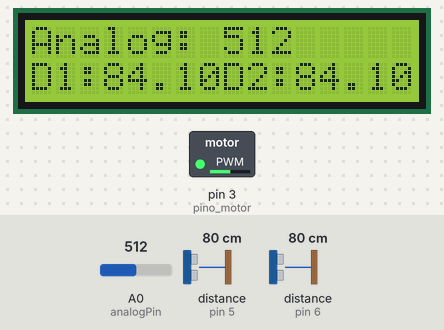
A sketch run on a simulated Arduino Uno, built with avr-gcc and run on an emulated ATmega328P. On the bench: 16×2 character LCD, switched loads named in the sketch (green lamp = pin HIGH). Wiring (inferred from the names in the program): 2 × ultrasonic range finder: trigger pin 4, echo pin 5 / trigger pin 7, echo pin 6. Inputs (shaded band) come from the test bench; at power-on: A0 (analogPin) = 512, distance to the obstacle (sensors on pin 5, pin 6) 80 cm. The echo pulse lasts 58.3 µs per cm; pins used as bus, display or sensor lines are not drawn; what the sketch prints to the serial monitor is not drawn.

Above: at 1.3 s.
1.4 s: A0 (analogPin) set to 716
At 3.2 s:
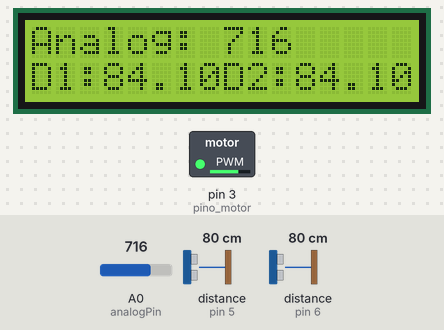
3.7 s: A0 (analogPin) set to 90
At 6.5 s:
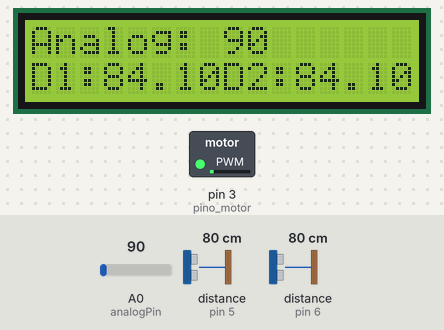
6.8 s: A0 (analogPin) set to 0
At 7.9 s:
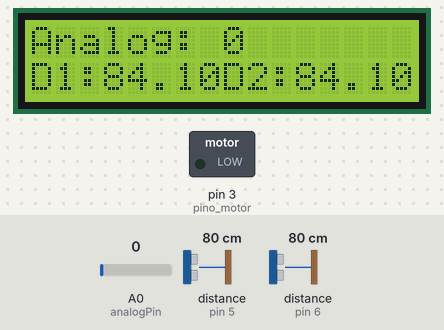
8.9 s: A0 (analogPin) set to 900
At 10.3 s:
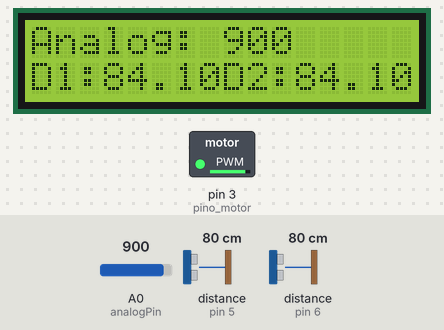
11.0 s: distance to the obstacle (sensor on pin 5) set to 2 cm
At 12.4 s:
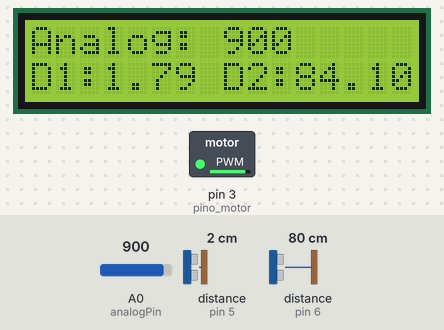
14.1 s: distance to the obstacle (sensor on pin 6) set to 120 cm
At 15.6 s:
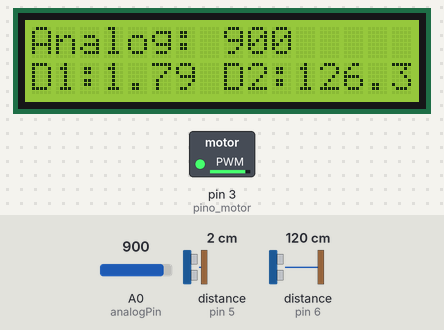
Timing chart, 0 to 17.1 s (numbered marks = the images above; inputs shaded):
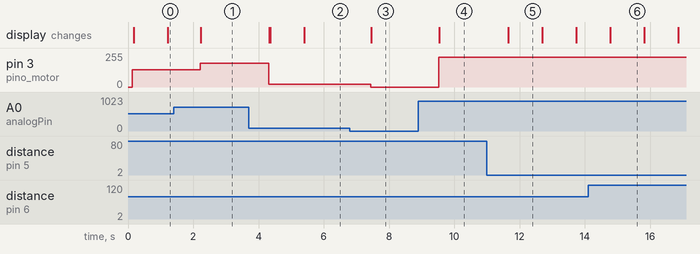

The sketch:

main.ino
```cpp
#include <Wire.h>
#include <Ultrasonic.h>
#include <LiquidCrystal_I2C.h>

LiquidCrystal_I2C lcd(0x27,20,4);

//Define os pinos para o trigger e echo
#define pino_trigger1 4
#define pino_echo1 5
#define pino_trigger2 7
#define pino_echo2 6
#define pino_motor 3
//
//Inicializa o sensor nos pinos definidos acima
Ultrasonic ultrasonic1(pino_trigger1, pino_echo1);
Ultrasonic ultrasonic2(pino_trigger2, pino_echo2);

int analogPin = 0; // pino para leitura do potenciômetro
int val = 0; //variável para armazenar o valor lido
float tensao = 0.0;
int out = 0;

void setup()
{
  Serial.begin(9600);
  Serial.println("Lendo dados do sensor...");

  lcd.init(); // initialize the lcd
  lcd.backlight(); // Print a message to the LCD
  lcd.begin(16,2);

}

void loop()
{
  val = analogRead(analogPin);// le o valor analógico
  out = val/4;
  analogWrite(pino_motor, out);


  Serial.println(out);
  lcd.setCursor(0,0);
  lcd.print("Analog: ");
  lcd.print(val);
  lcd.print("    ");

//Le as informacoes do sensor, em cm e pol
  float cmMsec1, inMsec1;
  float cmMsec2, inMsec2;

  long microsec1 = ultrasonic1.timing();
  long microsec2 = ultrasonic2.timing();

  cmMsec1 = ultrasonic1.convert(microsec1, Ultrasonic::CM);
  cmMsec2 = ultrasonic2.convert(microsec2, Ultrasonic::CM);

  //Exibe informacoes no serial monitor
  lcd.setCursor(0,1);
  lcd.print("D1:");
  lcd.print(cmMsec1);
  lcd.print(" ");
  Serial.print("D1:");
  Serial.print(cmMsec1);

  lcd.setCursor(8,1);
  lcd.print("D2:");
  lcd.print(cmMsec2);
  lcd.print(" ");
  Serial.print("D2:");
  Serial.print(cmMsec2);
  delay(1000);
}
```

Ultrasonic.h
```cpp
/*
 * Ultrasonic.h - Library for HC-SR04 Ultrasonic Sensing Module.
 *
 * With ideas from:
 *   Created by ITead studio. Alex, Apr 20, 2010.
 *   iteadstudio.com
 *
 * SVN Keywords
 * ----------------------------------
 * $Author: cnobile $
 * $Date: 2011-12-07 21:49:14 -0500 (Wed, 07 Dec 2011) $
 * $Revision: 38 $
 * ----------------------------------
 *
 * Thank you to Rowan Simms for pointing out the change in header name with
 * Arduino version 1.0 and up.
 *
 */

#ifndef ULTRASONIC_H
#define ULTRASONIC_H

#include <stddef.h>

#if defined(ARDUINO) && ARDUINO >= 100
  #include <Arduino.h>
#else
  #include <WProgram.h>
#endif

// Undefine COMPILE_STD_DEV if you don't want Standard Deviation.
#define COMPILE_STD_DEV


typedef struct bufferCtl
    {
    float *pBegin;
    float *pIndex;
    size_t length;
    bool filled;
    } BufCtl;

class Ultrasonic
    {
    public:
    Ultrasonic(int tp, int ep);
    long timing();
    float convert(long microsec, int metric);
    void setDivisor(float value, int metric);
    static const int IN = 0;
    static const int CM = 1;

#ifdef COMPILE_STD_DEV
    bool sampleCreate(size_t size, ...);
    void sampleClear();
    float unbiasedStdDev(float value, size_t bufNum);
#endif // COMPILE_STD_DEV

    private:
    int _trigPin;
    int _echoPin;
    float _cmDivisor;
    float _inDivisor;

#ifdef COMPILE_STD_DEV
    size_t _numBufs;
    BufCtl *_pBuffers;
    void _sampleUpdate(BufCtl *buf, float msec);
    void _freeBuffers();
#endif // COMPILE_STD_DEV
    };

#endif // ULTRASONIC_H
```

Measured:
- after the input at 1.4 s, pin 3 (pino_motor): 128/255 → 179/255 after 0.82 s; the display: changes after 0.83 s (image 1)
- after the input at 3.7 s, pin 3 (pino_motor): 179/255 → 22/255 after 0.61 s; the display: changes after 0.62 s (image 2)
- after the input at 6.8 s, pin 3 (pino_motor): 22/255 → 0/255 after 0.64 s; the display: changes after 0.65 s (image 3)
- after the input at 8.9 s, pin 3 (pino_motor): 0/255 → 225/255 after 0.63 s; the display: changes after 0.64 s (image 4)
- after the input at 11.0 s, the display: changes after 0.66 s (image 5)
- after the input at 14.1 s, the display: changes after 0.68 s (image 6)
- what the display in image 5 shows lasts 1.0 s, from 11.7 s to 12.7 s
